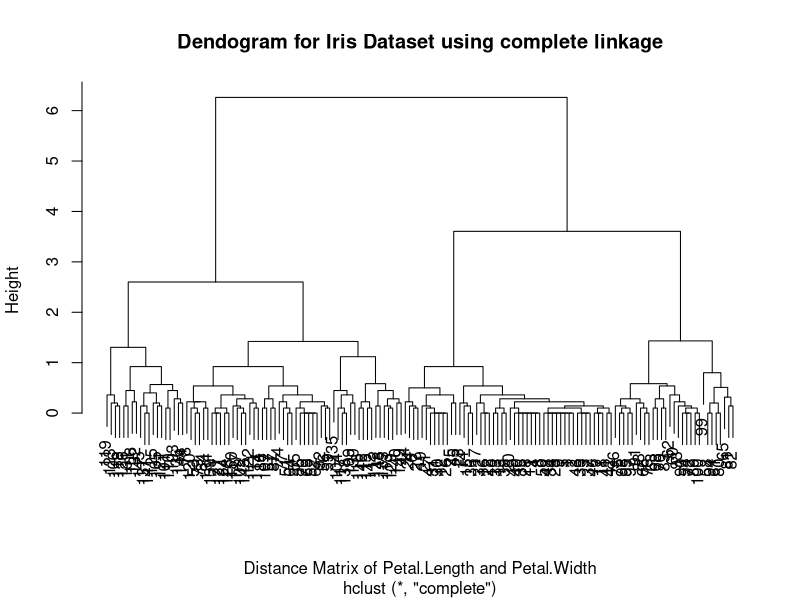
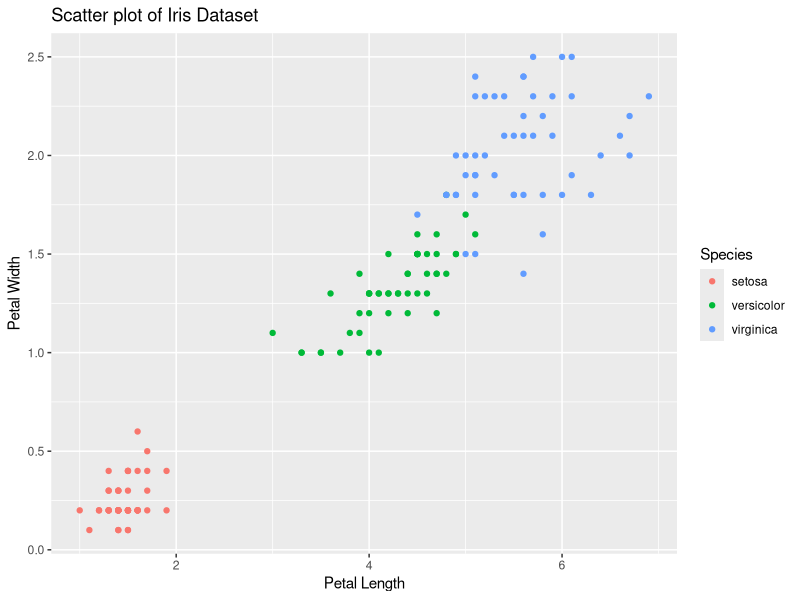
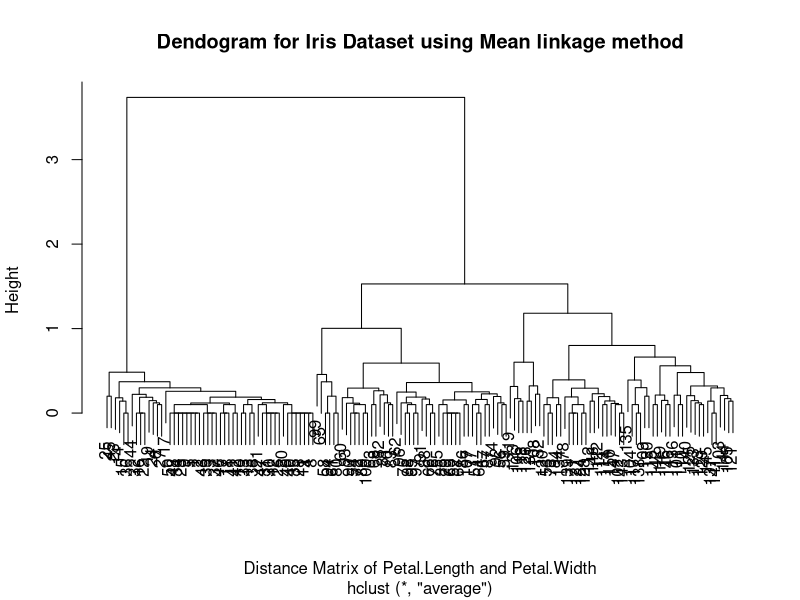
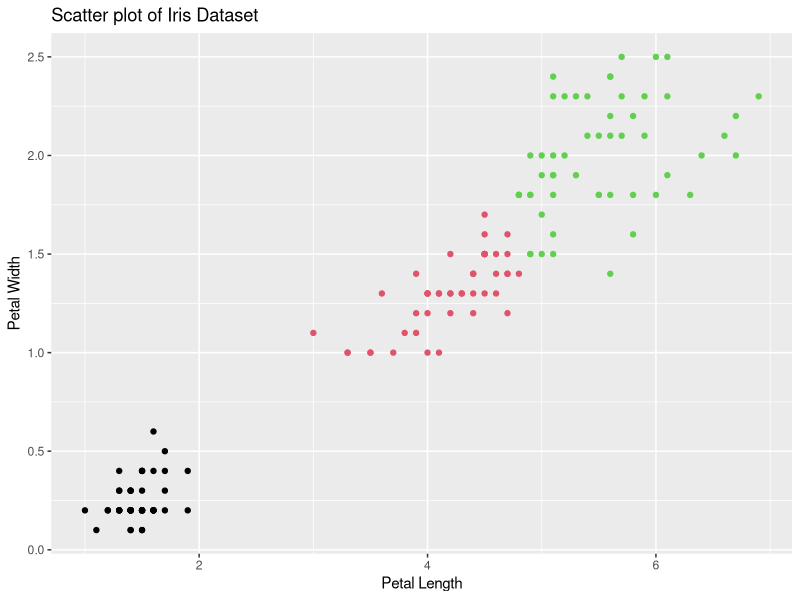
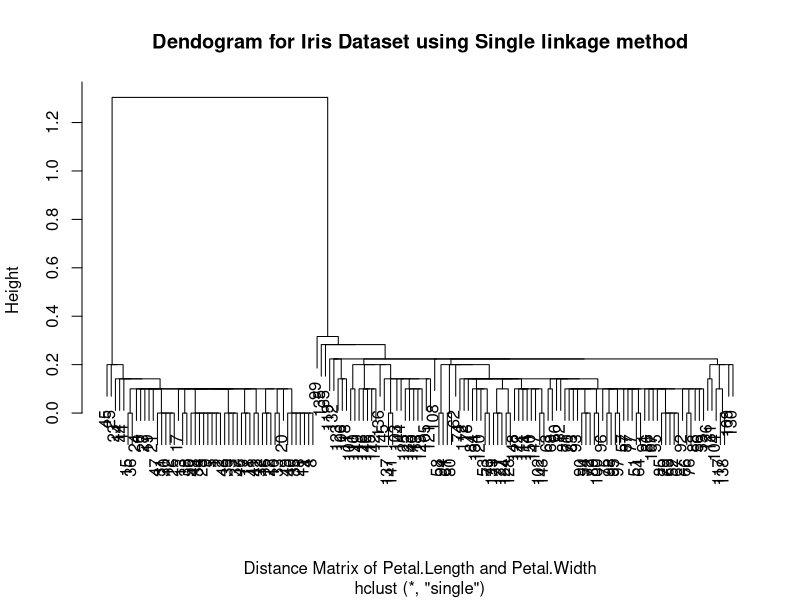

Write the R code that produced these figures, in order. (Note: this script raises an error after producing the figures.)
## ---- chunk 1
library(knitr)
library(ggplot2)
kable(iris[1:5,1:5], caption = "Iris dataset for clustering")
## ---- chunk 2
clusters <- hclust(dist(iris[, 3:4])) #dist is used to produce this matrix

plot(clusters, 
     xlab = "Distance Matrix of Petal.Length and Petal.Width", 
     ylab = "Height", 
     main = "Dendogram for Iris Dataset using complete linkage")
## ---- chunk 3
clusterCutThree <- cutree(clusters, 3) #Creating three clusters
clusterCutFour <- cutree(clusters, 4) #Creating four clusters

#Comparing clusters with original species
table(clusterCutThree,iris$Species)
table(clusterCutFour,iris$Species)

#Creating a scatterplot
plot <- ggplot(iris, 
               aes(Petal.Length, Petal.Width, color = Species)) + geom_point()

plot + labs(title = "Scatter plot of Iris Dataset",
            x = "Petal Length",
            y = "Petal Width")
## ---- chunk 4
clusters <- hclust(dist(iris[, 3:4]), 
                   method = 'average')
plot(clusters, 
     xlab = "Distance Matrix of Petal.Length and Petal.Width", 
     ylab = "Height", 
     main = "Dendogram for Iris Dataset using Mean linkage method")
## ---- chunk 5
clusterCutThree <- cutree(clusters, 3)
clusterCutFive <- cutree(clusters, 5)

table(clusterCutThree, iris$Species)
table(clusterCutFive, iris$Species)
## ---- chunk 6
plot <- ggplot(iris, aes(Petal.Length, Petal.Width, color = iris$Species)) + 
        geom_point(col = clusterCutThree) + 
        scale_color_manual(values = c('black', 'red', 'green'))

plot + labs(title = "Scatter plot of Iris Dataset",
            x = "Petal Length",
            y = "Petal Width")
## ---- chunk 7
clusters <- hclust(dist(iris[, 3:4]), 
                   method = 'single')
plot(clusters, 
     xlab = "Distance Matrix of Petal.Length and Petal.Width", 
     ylab = "Height", 
     main = "Dendogram for Iris Dataset using Single linkage method")
## ---- chunk 8
clusterCutTwo <- cutree(clusters, 2)

table(clusterCutTwo, iris$Species)

plot <- ggplot(iris, aes(Petal.Length, Petal.Width, color = iris$Species)) + 
        geom_point(col = clusterCutTwo) + 
        scale_color_manual(values = c('black', 'red',))

plot + labs(title = "Scatter plot of Iris Dataset",
            x = "Petal Length",
            y = "Petal Width")
